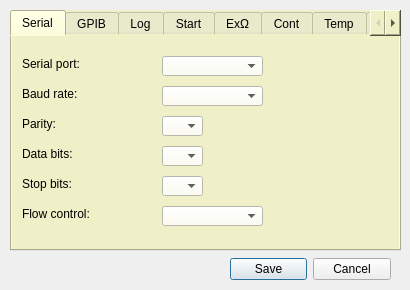
<?xml version="1.0" encoding="UTF-8"?>
<ui version="4.0">
 <class>HPRDmmCfg</class>
 <widget class="QDialog" name="HPRDmmCfg">
  <property name="geometry">
   <rect>
    <x>0</x>
    <y>0</y>
    <width>410</width>
    <height>290</height>
   </rect>
  </property>
  <property name="windowTitle">
   <string>Dialog</string>
  </property>
  <widget class="QDialogButtonBox" name="buttonBox">
   <property name="geometry">
    <rect>
     <x>230</x>
     <y>254</y>
     <width>161</width>
     <height>31</height>
    </rect>
   </property>
   <property name="orientation">
    <enum>Qt::Horizontal</enum>
   </property>
   <property name="standardButtons">
    <set>QDialogButtonBox::Cancel|QDialogButtonBox::Save</set>
   </property>
  </widget>
  <widget class="QTabWidget" name="tabCont">
   <property name="enabled">
    <bool>true</bool>
   </property>
   <property name="geometry">
    <rect>
     <x>10</x>
     <y>10</y>
     <width>391</width>
     <height>241</height>
    </rect>
   </property>
   <property name="styleSheet">
    <string notr="true">background-color: rgb(240, 240, 200);</string>
   </property>
   <property name="tabPosition">
    <enum>QTabWidget::North</enum>
   </property>
   <property name="tabShape">
    <enum>QTabWidget::Rounded</enum>
   </property>
   <property name="currentIndex">
    <number>0</number>
   </property>
   <widget class="QWidget" name="Serial">
    <attribute name="title">
     <string>Serial</string>
    </attribute>
    <widget class="QComboBox" name="cmbPort">
     <property name="geometry">
      <rect>
       <x>150</x>
       <y>20</y>
       <width>101</width>
       <height>20</height>
      </rect>
     </property>
     <property name="styleSheet">
      <string notr="true">background-color: rgb(255, 255, 240);</string>
     </property>
    </widget>
    <widget class="QLabel" name="labComPort">
     <property name="geometry">
      <rect>
       <x>10</x>
       <y>20</y>
       <width>71</width>
       <height>16</height>
      </rect>
     </property>
     <property name="text">
      <string>Serial port:</string>
     </property>
    </widget>
    <widget class="QComboBox" name="cmbBaud">
     <property name="geometry">
      <rect>
       <x>150</x>
       <y>50</y>
       <width>101</width>
       <height>20</height>
      </rect>
     </property>
     <property name="styleSheet">
      <string notr="true">background-color: rgb(255, 255, 240);</string>
     </property>
     <property name="maxVisibleItems">
      <number>5</number>
     </property>
    </widget>
    <widget class="QLabel" name="labBaud">
     <property name="geometry">
      <rect>
       <x>10</x>
       <y>50</y>
       <width>101</width>
       <height>16</height>
      </rect>
     </property>
     <property name="text">
      <string>Baud rate:</string>
     </property>
    </widget>
    <widget class="QComboBox" name="cmbParity">
     <property name="geometry">
      <rect>
       <x>150</x>
       <y>80</y>
       <width>41</width>
       <height>20</height>
      </rect>
     </property>
     <property name="styleSheet">
      <string notr="true">background-color: rgb(255, 255, 240);</string>
     </property>
     <property name="maxVisibleItems">
      <number>3</number>
     </property>
    </widget>
    <widget class="QLabel" name="labParity">
     <property name="geometry">
      <rect>
       <x>10</x>
       <y>80</y>
       <width>81</width>
       <height>16</height>
      </rect>
     </property>
     <property name="text">
      <string>Parity:</string>
     </property>
    </widget>
    <widget class="QLabel" name="labDbits">
     <property name="geometry">
      <rect>
       <x>10</x>
       <y>110</y>
       <width>91</width>
       <height>16</height>
      </rect>
     </property>
     <property name="text">
      <string>Data bits:</string>
     </property>
    </widget>
    <widget class="QComboBox" name="cmbDbits">
     <property name="geometry">
      <rect>
       <x>150</x>
       <y>110</y>
       <width>41</width>
       <height>20</height>
      </rect>
     </property>
     <property name="styleSheet">
      <string notr="true">background-color: rgb(255, 255, 240);</string>
     </property>
     <property name="currentText">
      <string notr="true"/>
     </property>
     <property name="maxVisibleItems">
      <number>2</number>
     </property>
    </widget>
    <widget class="QComboBox" name="cmbSbits">
     <property name="geometry">
      <rect>
       <x>150</x>
       <y>140</y>
       <width>41</width>
       <height>20</height>
      </rect>
     </property>
     <property name="styleSheet">
      <string notr="true">background-color: rgb(255, 255, 240);</string>
     </property>
     <property name="maxVisibleItems">
      <number>3</number>
     </property>
    </widget>
    <widget class="QComboBox" name="cmbFlow">
     <property name="geometry">
      <rect>
       <x>150</x>
       <y>170</y>
       <width>101</width>
       <height>20</height>
      </rect>
     </property>
     <property name="styleSheet">
      <string notr="true">background-color: rgb(255, 255, 240);</string>
     </property>
    </widget>
    <widget class="QLabel" name="labSbits">
     <property name="geometry">
      <rect>
       <x>10</x>
       <y>140</y>
       <width>91</width>
       <height>16</height>
      </rect>
     </property>
     <property name="text">
      <string>Stop bits:</string>
     </property>
    </widget>
    <widget class="QLabel" name="labFlow">
     <property name="geometry">
      <rect>
       <x>10</x>
       <y>170</y>
       <width>111</width>
       <height>16</height>
      </rect>
     </property>
     <property name="text">
      <string>Flow control:</string>
     </property>
    </widget>
   </widget>
   <widget class="QWidget" name="GPIB">
    <attribute name="title">
     <string>GPIB</string>
    </attribute>
    <widget class="QLabel" name="labGpibAddr">
     <property name="geometry">
      <rect>
       <x>10</x>
       <y>20</y>
       <width>131</width>
       <height>16</height>
      </rect>
     </property>
     <property name="text">
      <string>Instrument GPIB Address:</string>
     </property>
    </widget>
    <widget class="QComboBox" name="cmbGpibAddr">
     <property name="geometry">
      <rect>
       <x>150</x>
       <y>20</y>
       <width>41</width>
       <height>20</height>
      </rect>
     </property>
     <property name="styleSheet">
      <string notr="true">background-color: rgb(255, 255, 240);</string>
     </property>
     <property name="maxVisibleItems">
      <number>10</number>
     </property>
    </widget>
    <widget class="QLabel" name="labID">
     <property name="geometry">
      <rect>
       <x>10</x>
       <y>50</y>
       <width>111</width>
       <height>16</height>
      </rect>
     </property>
     <property name="text">
      <string>Contoller ID String:</string>
     </property>
    </widget>
    <widget class="QLineEdit" name="txtIDStr">
     <property name="geometry">
      <rect>
       <x>150</x>
       <y>50</y>
       <width>221</width>
       <height>20</height>
      </rect>
     </property>
     <property name="styleSheet">
      <string notr="true">background-color: rgb(255, 255, 240);</string>
     </property>
     <property name="text">
      <string/>
     </property>
    </widget>
   </widget>
   <widget class="QWidget" name="Logging">
    <attribute name="title">
     <string>Log</string>
    </attribute>
    <widget class="QLabel" name="labLogE">
     <property name="geometry">
      <rect>
       <x>10</x>
       <y>20</y>
       <width>81</width>
       <height>16</height>
      </rect>
     </property>
     <property name="text">
      <string>Log enable:</string>
     </property>
    </widget>
    <widget class="QLabel" name="labLogF">
     <property name="geometry">
      <rect>
       <x>10</x>
       <y>50</y>
       <width>61</width>
       <height>16</height>
      </rect>
     </property>
     <property name="text">
      <string>Log file:</string>
     </property>
    </widget>
    <widget class="QCheckBox" name="chkLogEnabled">
     <property name="geometry">
      <rect>
       <x>150</x>
       <y>20</y>
       <width>70</width>
       <height>20</height>
      </rect>
     </property>
     <property name="text">
      <string>Enabled</string>
     </property>
    </widget>
    <widget class="QLineEdit" name="txtLogFile">
     <property name="enabled">
      <bool>false</bool>
     </property>
     <property name="geometry">
      <rect>
       <x>150</x>
       <y>50</y>
       <width>221</width>
       <height>20</height>
      </rect>
     </property>
     <property name="styleSheet">
      <string notr="true">background-color: rgb(255, 255, 240);</string>
     </property>
     <property name="text">
      <string/>
     </property>
    </widget>
    <widget class="QLabel" name="labLogInt">
     <property name="geometry">
      <rect>
       <x>10</x>
       <y>80</y>
       <width>71</width>
       <height>16</height>
      </rect>
     </property>
     <property name="text">
      <string>Log Interval:</string>
     </property>
    </widget>
    <widget class="QLineEdit" name="txtLogInt">
     <property name="geometry">
      <rect>
       <x>150</x>
       <y>80</y>
       <width>81</width>
       <height>20</height>
      </rect>
     </property>
     <property name="styleSheet">
      <string notr="true">background-color: rgb(255, 255, 240);</string>
     </property>
    </widget>
    <widget class="QComboBox" name="cmbLogIntUnit">
     <property name="geometry">
      <rect>
       <x>250</x>
       <y>80</y>
       <width>61</width>
       <height>20</height>
      </rect>
     </property>
     <property name="styleSheet">
      <string notr="true">background-color: rgb(255, 255, 240);</string>
     </property>
    </widget>
   </widget>
   <widget class="QWidget" name="StartUp">
    <attribute name="title">
     <string>Start</string>
    </attribute>
    <widget class="QLabel" name="labSprof">
     <property name="geometry">
      <rect>
       <x>20</x>
       <y>20</y>
       <width>81</width>
       <height>16</height>
      </rect>
     </property>
     <property name="text">
      <string>StartUp Profile:</string>
     </property>
    </widget>
    <widget class="QComboBox" name="cmbSp">
     <property name="geometry">
      <rect>
       <x>150</x>
       <y>20</y>
       <width>181</width>
       <height>22</height>
      </rect>
     </property>
     <property name="styleSheet">
      <string notr="true">background-color: rgb(255, 255, 240);</string>
     </property>
    </widget>
    <widget class="QToolButton" name="btnSprofCfg">
     <property name="geometry">
      <rect>
       <x>340</x>
       <y>20</y>
       <width>31</width>
       <height>22</height>
      </rect>
     </property>
     <property name="text">
      <string>...</string>
     </property>
    </widget>
    <widget class="QLabel" name="labDispStyle">
     <property name="geometry">
      <rect>
       <x>20</x>
       <y>50</y>
       <width>81</width>
       <height>16</height>
      </rect>
     </property>
     <property name="text">
      <string>Display Style:</string>
     </property>
    </widget>
    <widget class="QComboBox" name="cmbDispStyle">
     <property name="geometry">
      <rect>
       <x>150</x>
       <y>50</y>
       <width>181</width>
       <height>22</height>
      </rect>
     </property>
     <property name="styleSheet">
      <string notr="true">background-color: rgb(255, 255, 240);</string>
     </property>
    </widget>
   </widget>
   <widget class="QWidget" name="tab">
    <attribute name="title">
     <string>ExΩ</string>
    </attribute>
    <widget class="QLabel" name="labIntRes">
     <property name="enabled">
      <bool>false</bool>
     </property>
     <property name="geometry">
      <rect>
       <x>20</x>
       <y>50</y>
       <width>121</width>
       <height>16</height>
      </rect>
     </property>
     <property name="text">
      <string>Internal Resistor Value:</string>
     </property>
    </widget>
    <widget class="QCheckBox" name="chkExoReal">
     <property name="geometry">
      <rect>
       <x>160</x>
       <y>20</y>
       <width>70</width>
       <height>17</height>
      </rect>
     </property>
     <property name="text">
      <string/>
     </property>
    </widget>
    <widget class="QLabel" name="labCalcActual">
     <property name="geometry">
      <rect>
       <x>20</x>
       <y>20</y>
       <width>131</width>
       <height>16</height>
      </rect>
     </property>
     <property name="text">
      <string>Calculate actual resistance:</string>
     </property>
    </widget>
    <widget class="QDoubleSpinBox" name="spnExoR1Val">
     <property name="enabled">
      <bool>false</bool>
     </property>
     <property name="geometry">
      <rect>
       <x>160</x>
       <y>50</y>
       <width>81</width>
       <height>22</height>
      </rect>
     </property>
     <property name="styleSheet">
      <string notr="true">background-color: rgb(255, 255, 240);</string>
     </property>
     <property name="decimals">
      <number>5</number>
     </property>
     <property name="minimum">
      <double>9.500000000000000</double>
     </property>
     <property name="maximum">
      <double>10.500000000000000</double>
     </property>
     <property name="singleStep">
      <double>0.000010000000000</double>
     </property>
     <property name="value">
      <double>10.000000000000000</double>
     </property>
    </widget>
    <widget class="QLabel" name="labExoInfo">
     <property name="geometry">
      <rect>
       <x>20</x>
       <y>80</y>
       <width>351</width>
       <height>121</height>
      </rect>
     </property>
     <property name="text">
      <string>&lt;html&gt;&lt;head/&gt;&lt;body&gt;&lt;p&gt;By default, in Extended Ohms mode, the HP3478 shows the combined resistance of the internal 10MΩ resistor (R1) and the resistance of the component under test (R2) in parallel. Checking this option will apply the formula to calculate and display the actual resistance of the component under test.&lt;/p&gt;&lt;p&gt;With nothing connected to the meter, the value of the internal resistor alone will be shown. For accurate results, this should be entered into the ‘Internal Resistor Value’ field.&lt;/p&gt;&lt;p&gt;&lt;br/&gt;&lt;/p&gt;&lt;/body&gt;&lt;/html&gt;</string>
     </property>
     <property name="alignment">
      <set>Qt::AlignLeading|Qt::AlignLeft|Qt::AlignTop</set>
     </property>
     <property name="wordWrap">
      <bool>true</bool>
     </property>
    </widget>
   </widget>
   <widget class="QWidget" name="tab_2">
    <attribute name="title">
     <string>Cont</string>
    </attribute>
    <widget class="QLabel" name="labSndEnable">
     <property name="geometry">
      <rect>
       <x>20</x>
       <y>20</y>
       <width>81</width>
       <height>16</height>
      </rect>
     </property>
     <property name="text">
      <string>Enable buzzer:</string>
     </property>
    </widget>
    <widget class="QCheckBox" name="chkEnableBeep">
     <property name="enabled">
      <bool>false</bool>
     </property>
     <property name="geometry">
      <rect>
       <x>150</x>
       <y>20</y>
       <width>70</width>
       <height>17</height>
      </rect>
     </property>
     <property name="text">
      <string/>
     </property>
    </widget>
    <widget class="QLabel" name="labCntThresh">
     <property name="geometry">
      <rect>
       <x>20</x>
       <y>50</y>
       <width>111</width>
       <height>21</height>
      </rect>
     </property>
     <property name="text">
      <string>Continuity threshold:</string>
     </property>
    </widget>
    <widget class="QSpinBox" name="spnContThreshold">
     <property name="enabled">
      <bool>false</bool>
     </property>
     <property name="geometry">
      <rect>
       <x>150</x>
       <y>50</y>
       <width>42</width>
       <height>22</height>
      </rect>
     </property>
     <property name="styleSheet">
      <string notr="true">background-color: rgb(255, 255, 240);</string>
     </property>
     <property name="minimum">
      <number>1</number>
     </property>
     <property name="maximum">
      <number>199</number>
     </property>
     <property name="value">
      <number>55</number>
     </property>
     <property name="displayIntegerBase">
      <number>10</number>
     </property>
    </widget>
    <widget class="QLabel" name="labCntOhms">
     <property name="geometry">
      <rect>
       <x>200</x>
       <y>50</y>
       <width>61</width>
       <height>21</height>
      </rect>
     </property>
     <property name="text">
      <string>ohms</string>
     </property>
    </widget>
   </widget>
   <widget class="QWidget" name="Temp">
    <attribute name="title">
     <string>Temp</string>
    </attribute>
   </widget>
   <widget class="QWidget" name="CalData">
    <attribute name="title">
     <string>Cal</string>
    </attribute>
    <widget class="QTextBrowser" name="txtCalData">
     <property name="geometry">
      <rect>
       <x>10</x>
       <y>60</y>
       <width>361</width>
       <height>141</height>
      </rect>
     </property>
    </widget>
    <widget class="QPushButton" name="btnReadCal">
     <property name="enabled">
      <bool>false</bool>
     </property>
     <property name="geometry">
      <rect>
       <x>10</x>
       <y>30</y>
       <width>171</width>
       <height>23</height>
      </rect>
     </property>
     <property name="text">
      <string>Backup Calibration Data</string>
     </property>
    </widget>
    <widget class="QPushButton" name="btnWriteCal">
     <property name="enabled">
      <bool>false</bool>
     </property>
     <property name="geometry">
      <rect>
       <x>200</x>
       <y>30</y>
       <width>171</width>
       <height>23</height>
      </rect>
     </property>
     <property name="text">
      <string>Restore Calibration Data</string>
     </property>
    </widget>
    <widget class="QLabel" name="lab_Disclaim">
     <property name="geometry">
      <rect>
       <x>10</x>
       <y>10</y>
       <width>361</width>
       <height>16</height>
      </rect>
     </property>
     <property name="font">
      <font>
       <pointsize>10</pointsize>
       <weight>75</weight>
       <bold>true</bold>
      </font>
     </property>
     <property name="styleSheet">
      <string notr="true">color: rgb(200, 0, 0);</string>
     </property>
     <property name="text">
      <string>Disclaimer: Use this feature at your own risk!</string>
     </property>
     <property name="alignment">
      <set>Qt::AlignCenter</set>
     </property>
    </widget>
   </widget>
  </widget>
 </widget>
 <resources/>
 <connections>
  <connection>
   <sender>buttonBox</sender>
   <signal>accepted()</signal>
   <receiver>HPRDmmCfg</receiver>
   <slot>accept()</slot>
   <hints>
    <hint type="sourcelabel">
     <x>248</x>
     <y>254</y>
    </hint>
    <hint type="destinationlabel">
     <x>157</x>
     <y>274</y>
    </hint>
   </hints>
  </connection>
  <connection>
   <sender>buttonBox</sender>
   <signal>rejected()</signal>
   <receiver>HPRDmmCfg</receiver>
   <slot>reject()</slot>
   <hints>
    <hint type="sourcelabel">
     <x>316</x>
     <y>260</y>
    </hint>
    <hint type="destinationlabel">
     <x>286</x>
     <y>274</y>
    </hint>
   </hints>
  </connection>
 </connections>
</ui>
